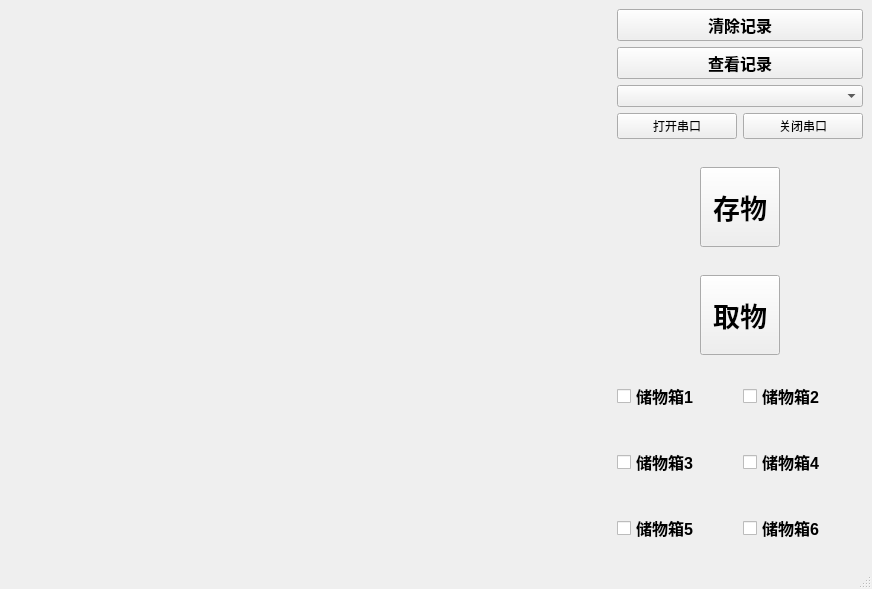
<?xml version="1.0" encoding="UTF-8"?>
<ui version="4.0">
 <class>MainWindow</class>
 <widget class="QMainWindow" name="MainWindow">
  <property name="geometry">
   <rect>
    <x>0</x>
    <y>0</y>
    <width>872</width>
    <height>589</height>
   </rect>
  </property>
  <property name="windowTitle">
   <string>MainWindow</string>
  </property>
  <widget class="QWidget" name="centralwidget">
   <layout class="QHBoxLayout" name="horizontalLayout_4" stretch="5,1">
    <item>
     <widget class="QLabel" name="label">
      <property name="text">
       <string/>
      </property>
      <property name="pixmap">
       <pixmap>C:/Users/fxtx635/Pictures/vs.jpg</pixmap>
      </property>
      <property name="scaledContents">
       <bool>true</bool>
      </property>
     </widget>
    </item>
    <item>
     <layout class="QVBoxLayout" name="verticalLayout_3">
      <item>
       <layout class="QVBoxLayout" name="verticalLayout">
        <item>
         <widget class="QPushButton" name="pushButton_open">
          <property name="font">
           <font>
            <pointsize>12</pointsize>
            <weight>75</weight>
            <bold>true</bold>
           </font>
          </property>
          <property name="text">
           <string>清除记录</string>
          </property>
         </widget>
        </item>
        <item>
         <widget class="QPushButton" name="pushButton_open_2">
          <property name="font">
           <font>
            <pointsize>12</pointsize>
            <weight>75</weight>
            <bold>true</bold>
           </font>
          </property>
          <property name="text">
           <string>查看记录</string>
          </property>
         </widget>
        </item>
        <item>
         <widget class="QComboBox" name="comboBox"/>
        </item>
        <item>
         <layout class="QHBoxLayout" name="horizontalLayout_7">
          <item>
           <widget class="QPushButton" name="open_button">
            <property name="text">
             <string>打开串口</string>
            </property>
           </widget>
          </item>
          <item>
           <widget class="QPushButton" name="close_button">
            <property name="text">
             <string>关闭串口</string>
            </property>
           </widget>
          </item>
         </layout>
        </item>
        <item>
         <spacer name="verticalSpacer_2">
          <property name="orientation">
           <enum>Qt::Vertical</enum>
          </property>
          <property name="sizeHint" stdset="0">
           <size>
            <width>20</width>
            <height>40</height>
           </size>
          </property>
         </spacer>
        </item>
        <item>
         <layout class="QHBoxLayout" name="horizontalLayout_5">
          <item>
           <spacer name="horizontalSpacer_3">
            <property name="orientation">
             <enum>Qt::Horizontal</enum>
            </property>
            <property name="sizeHint" stdset="0">
             <size>
              <width>40</width>
              <height>20</height>
             </size>
            </property>
           </spacer>
          </item>
          <item>
           <widget class="QPushButton" name="pushButton_get">
            <property name="minimumSize">
             <size>
              <width>0</width>
              <height>80</height>
             </size>
            </property>
            <property name="font">
             <font>
              <pointsize>20</pointsize>
              <weight>75</weight>
              <bold>true</bold>
             </font>
            </property>
            <property name="text">
             <string>存物</string>
            </property>
           </widget>
          </item>
          <item>
           <spacer name="horizontalSpacer_4">
            <property name="orientation">
             <enum>Qt::Horizontal</enum>
            </property>
            <property name="sizeHint" stdset="0">
             <size>
              <width>40</width>
              <height>20</height>
             </size>
            </property>
           </spacer>
          </item>
         </layout>
        </item>
        <item>
         <spacer name="verticalSpacer_3">
          <property name="orientation">
           <enum>Qt::Vertical</enum>
          </property>
          <property name="sizeHint" stdset="0">
           <size>
            <width>20</width>
            <height>40</height>
           </size>
          </property>
         </spacer>
        </item>
        <item>
         <layout class="QHBoxLayout" name="horizontalLayout_6">
          <item>
           <spacer name="horizontalSpacer">
            <property name="orientation">
             <enum>Qt::Horizontal</enum>
            </property>
            <property name="sizeHint" stdset="0">
             <size>
              <width>40</width>
              <height>20</height>
             </size>
            </property>
           </spacer>
          </item>
          <item>
           <widget class="QPushButton" name="pushButton_re">
            <property name="minimumSize">
             <size>
              <width>0</width>
              <height>80</height>
             </size>
            </property>
            <property name="font">
             <font>
              <pointsize>20</pointsize>
              <weight>75</weight>
              <bold>true</bold>
             </font>
            </property>
            <property name="text">
             <string>取物</string>
            </property>
           </widget>
          </item>
          <item>
           <spacer name="horizontalSpacer_2">
            <property name="orientation">
             <enum>Qt::Horizontal</enum>
            </property>
            <property name="sizeHint" stdset="0">
             <size>
              <width>40</width>
              <height>20</height>
             </size>
            </property>
           </spacer>
          </item>
         </layout>
        </item>
       </layout>
      </item>
      <item>
       <spacer name="verticalSpacer">
        <property name="orientation">
         <enum>Qt::Vertical</enum>
        </property>
        <property name="sizeHint" stdset="0">
         <size>
          <width>20</width>
          <height>40</height>
         </size>
        </property>
       </spacer>
      </item>
      <item>
       <layout class="QVBoxLayout" name="verticalLayout_2">
        <item>
         <layout class="QHBoxLayout" name="horizontalLayout">
          <item>
           <widget class="QCheckBox" name="checkBox">
            <property name="minimumSize">
             <size>
              <width>120</width>
              <height>60</height>
             </size>
            </property>
            <property name="font">
             <font>
              <pointsize>12</pointsize>
              <weight>75</weight>
              <bold>true</bold>
             </font>
            </property>
            <property name="text">
             <string>储物箱1</string>
            </property>
            <property name="checkable">
             <bool>false</bool>
            </property>
           </widget>
          </item>
          <item>
           <widget class="QCheckBox" name="checkBox_2">
            <property name="minimumSize">
             <size>
              <width>120</width>
              <height>60</height>
             </size>
            </property>
            <property name="font">
             <font>
              <pointsize>12</pointsize>
              <weight>75</weight>
              <bold>true</bold>
             </font>
            </property>
            <property name="text">
             <string>储物箱2</string>
            </property>
            <property name="checkable">
             <bool>false</bool>
            </property>
           </widget>
          </item>
         </layout>
        </item>
        <item>
         <layout class="QHBoxLayout" name="horizontalLayout_2">
          <item>
           <widget class="QCheckBox" name="checkBox_3">
            <property name="minimumSize">
             <size>
              <width>120</width>
              <height>60</height>
             </size>
            </property>
            <property name="font">
             <font>
              <pointsize>12</pointsize>
              <weight>75</weight>
              <bold>true</bold>
             </font>
            </property>
            <property name="text">
             <string>储物箱3</string>
            </property>
            <property name="checkable">
             <bool>false</bool>
            </property>
           </widget>
          </item>
          <item>
           <widget class="QCheckBox" name="checkBox_4">
            <property name="minimumSize">
             <size>
              <width>120</width>
              <height>60</height>
             </size>
            </property>
            <property name="font">
             <font>
              <pointsize>12</pointsize>
              <weight>75</weight>
              <bold>true</bold>
             </font>
            </property>
            <property name="text">
             <string>储物箱4</string>
            </property>
            <property name="checkable">
             <bool>false</bool>
            </property>
           </widget>
          </item>
         </layout>
        </item>
        <item>
         <layout class="QHBoxLayout" name="horizontalLayout_3">
          <item>
           <widget class="QCheckBox" name="checkBox_5">
            <property name="minimumSize">
             <size>
              <width>120</width>
              <height>60</height>
             </size>
            </property>
            <property name="font">
             <font>
              <pointsize>12</pointsize>
              <weight>75</weight>
              <bold>true</bold>
             </font>
            </property>
            <property name="text">
             <string>储物箱5</string>
            </property>
            <property name="checkable">
             <bool>false</bool>
            </property>
           </widget>
          </item>
          <item>
           <widget class="QCheckBox" name="checkBox_6">
            <property name="minimumSize">
             <size>
              <width>120</width>
              <height>60</height>
             </size>
            </property>
            <property name="font">
             <font>
              <pointsize>12</pointsize>
              <weight>75</weight>
              <bold>true</bold>
             </font>
            </property>
            <property name="text">
             <string>储物箱6</string>
            </property>
            <property name="checkable">
             <bool>false</bool>
            </property>
           </widget>
          </item>
         </layout>
        </item>
       </layout>
      </item>
     </layout>
    </item>
   </layout>
  </widget>
  <widget class="QMenuBar" name="menubar">
   <property name="geometry">
    <rect>
     <x>0</x>
     <y>0</y>
     <width>872</width>
     <height>23</height>
    </rect>
   </property>
  </widget>
  <widget class="QStatusBar" name="statusbar"/>
 </widget>
 <resources/>
 <connections/>
</ui>
